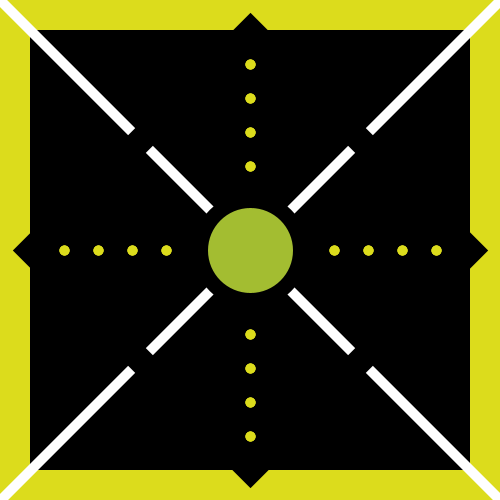
Frame 1 (no input)
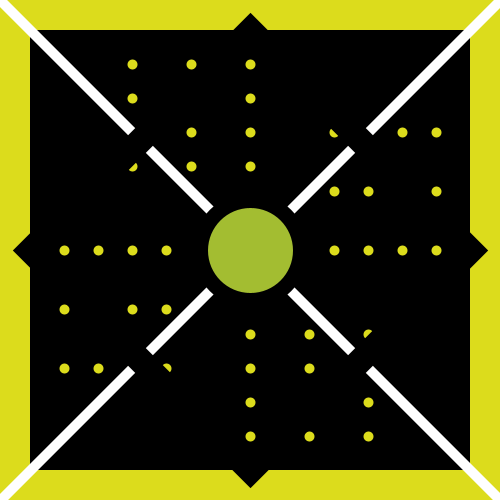
Frame 60 (the mouse pressed at the canvas centre just before this capture)
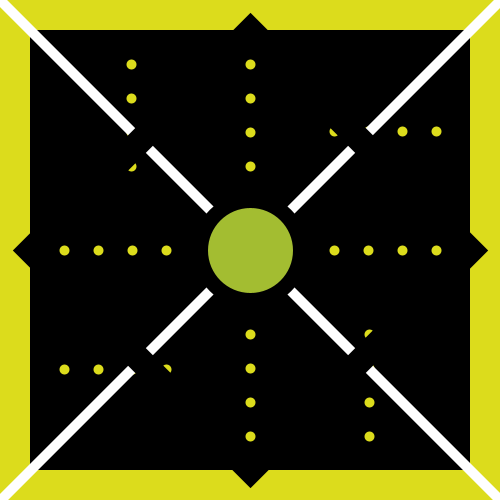
Frame 120 (the mouse held since frame 60 and released just before this capture)

The Processing sketch that drew these frames (run headless with seeded random() and noise(); from frame 60 on, the mouse is pressed at the canvas centre):

// Processing sketch: manuelas02t00
// ── manuelas02t00.pde
int x, x1, x2, x3, x4, y, y1, y2, y3, y4;
color negro; 
color blanco;
color amarillo;
color verde;

void setup() {
  size(500,500);
  x = 250;
  x1 = 250;
  x2 = 250;
  x3 = 250;
  x4 =250;
  y = 250;
  y1 = 250;
  y2 = 250;
  y3 = 250;
  y4 = 250;
  negro = color (0,0,0); 
  blanco = color (255,255,255);
  verde = color (163,189,49);
  amarillo = color (220,220,28);
  
}

void draw() {
  background (amarillo);
  noStroke ();
  fill (negro);
  rect (30,30,440,440);
  stroke (amarillo);
  strokeWeight (10);
  point (x, 64);
  point (x, 98);
  point (x, 132);
  point (x, 166);
  point (64, y);
  point (98, y);
  point (132, y);
  point (166, y);
  point (x, 436);
  point (x, 402);
  point (x, 368);
  point (x, 334);
  point (436, y);
  point (402, y);
  point (368, y);
  point (334, y);
  point (x1, 64);
  point (x1, 98);
  point (x1, 132);
  point (x1, 166);
  point (64, y1);
  point (98, y1);
  point (132, y1);
  point (166, y1);
  point (x2, 436);
  point (x2, 402);
  point (x2, 368);
  point (x2, 334);
  point (436, y2);
  point (402, y2);
  point (368, y2);
  point (334, y2);
  point (x3, 64);
  point (x3, 98);
  point (x3, 132);
  point (x3, 166);
  point (64, y3);
  point (98, y3);
  point (132, y3);
  point (166, y3);
  point (x4, 436);
  point (x4, 402);
  point (x4, 368);
  point (x4, 334);
  point (436, y4);
  point (402, y4);
  point (368, y4);
  point (334, y4);
  stroke (blanco);
  strokeWeight (10);
  line (0,500,500,0);
  line (0,0,500,500);
  stroke (negro);
  strokeWeight (15);
  fill (verde);
  ellipse (250,250,100,100);
  stroke (negro);
  strokeWeight (25);
  noFill ();
  quad (250,30,30,250,250,470,470,250);
  
  
  //modificadores
 x1 +=-2;
 x2  +=2;
 x3 +=-1;
 x4 +=1;
 y1  +=2;
 y2  +=-2;
 y3 +=1;
 y4 +=-1;
  
}
